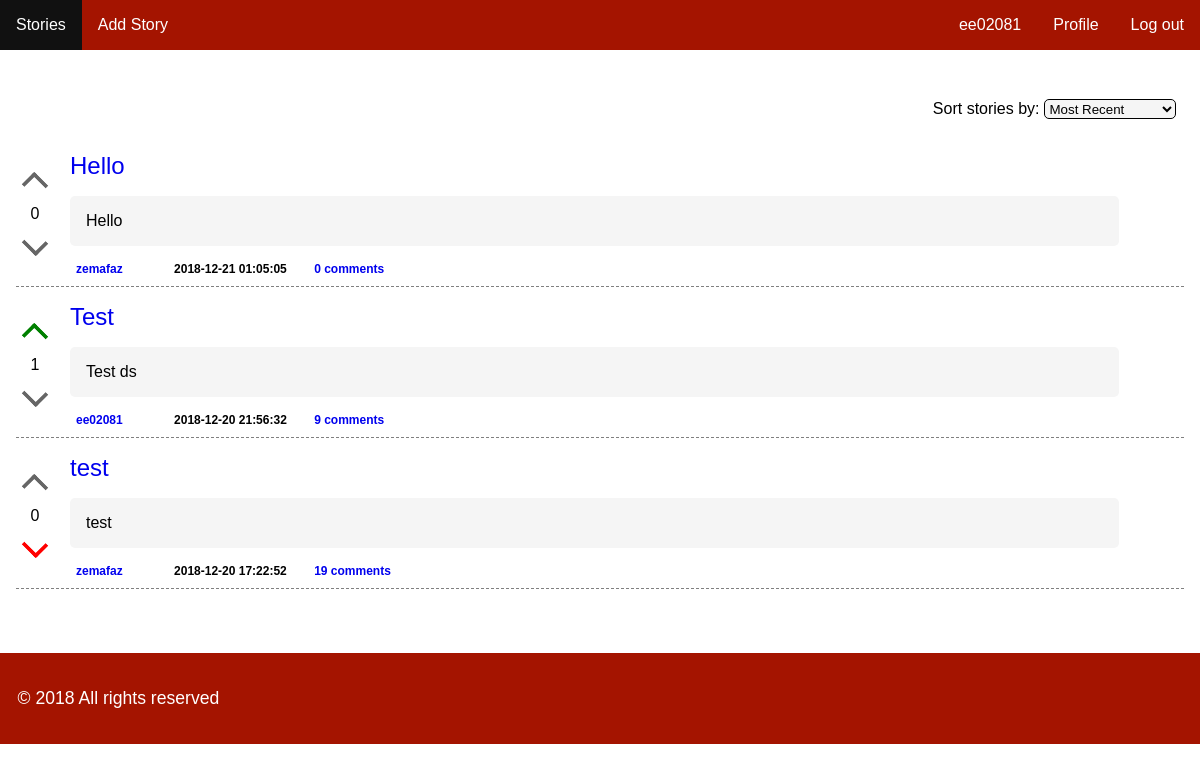
The page /pages/stories.php (signed in) on the database its author committed.
### tables this page shows
CREATE TABLE story (    
    id INTEGER PRIMARY KEY AUTOINCREMENT NOT NULL,
    channel_id INTEGER,
    user_id INTEGER,
    title VARCHAR NOT NULL,
    description VARCHAR NOT NULL,
    date DATETIME NOT NULL,
    karma INTEGER,
        FOREIGN KEY (channel_id) REFERENCES channel(id),
        FOREIGN KEY (user_id) REFERENCES user(id)
);

### pages/stories.php (called while the page is built)
<?php
	include_once('../config/init.php');
	include_once('../templates/header.php');
	include_once('../database/story.php');
	if(isset($_SESSION['username'])) {
		include_once('../database/user.php');
		$currentUser = getCurrentUser();
	}
	if(isset($_GET['sort'])) {
		$stories = getAllStories($_GET['sort']);
		$sort = $_GET['sort'];
	} else
		$stories = getAllStories("recent");
	include_once('../templates/list_stories.php');
	include_once('../templates/footer.php');
?>

### database/story.php (called while the page is built, shortened)
<?php
	function getAllStories($sort) {
		global $conn;
		switch($sort){
			case "recent":
				$stmt = $conn->prepare("SELECT story.*, COUNT(comment.story_id)as nrComm,  user.username as usrname FROM story left join comment on story.id=comment.story_id left join user on story.user_id=user.id group by story.id ORDER BY `date` DESC");
				break;
		}
		$stmt->execute();
		return $stmt->fetchAll();
	}
	function hasUserAlreadyUpvotedStory($user_id, $story_id)
	{
		global $conn;
		$stmt = $conn->prepare('SELECT * FROM voteStory WHERE user_id = ? AND story_id = ? AND up_down = 1');
		$stmt->execute(array($user_id, $story_id));
		return $stmt->fetchAll();
	}
	function hasUserAlreadyDownvotedStory($user_id, $story_id)
	{
		global $conn;
		$stmt = $conn->prepare('SELECT * FROM voteStory WHERE user_id = ? AND story_id = ? AND up_down = -1');
		$stmt->execute(array($user_id, $story_id));
		return $stmt->fetchAll();
	}
?>

### database/user.php (called while the page is built, shortened)
<?php
  function getCurrentUser()
  {
    global $conn;
    $access=$conn->prepare('SELECT * FROM user WHERE username=?');
    $access->execute(array($_SESSION['username']));
    $currentUser=$access->fetch();
    return $currentUser;
  }
?>

### templates/list_stories.php (the view, shortened to what this page needs)
<section id="stories">
	<form action="../actions/action_sort.php" method="POST" id='sort'>
		<div class="form-group">
		        <label for="sorting">Sort stories by: </label>
		        <select id="sorting" name="sort">
		            <option value="recent" <?php echo ( isset($sort) && $sort == 'recent' ? 'selected' : ''); ?>>Most Recent</option>
		        </select>
				</div>
		</form>
	<?php foreach ($stories as $key => $story) { ?>
		<article id = 'story-holder-<?php echo $story['id'] ?>' class="story">
			<div id = 'vote'>
				<a href="#story-holder-<?php echo $story['id'] ?>" onclick="upvoteStory('<?php echo $story["id"] ?>')" class="vote upvote <?php echo ( isset($currentUser) && hasUserAlreadyUpvotedStory($currentUser['id'], $story['id']) ? 'voted' : '' ) ?>">
					<div class="arrow-up"></div>
				</a>
				<div class="karma">
					<?php echo( is_null($story['karma']) ? '0' : $story['karma'] ); ?>
				</div>
				<a href="#story-holder-<?php echo $story['id'] ?>" onclick="downvoteStory('<?php echo $story["id"] ?>')" class="vote downvote <?php echo ( isset($currentUser) && hasUserAlreadyDownvotedStory($currentUser['id'], $story['id']) ? 'voted' : '' ) ?>">
					<div class="arrow-down"></div>
				</a>
			</div>
			<div id = 'listStory'>
				<div class = 'listStory-title'>
						<a href="../pages/story.php?id=<?php echo $story['id']; ?>">
							<?php echo $story['title']; ?>
						</a>
				</div>
				<div class="listStory-description">
					<?php echo $story['description']; ?>
				</div>
				<div class = 'listStory-footer'>
					<a class="author" href="../pages/profile.php?profile=<?php echo $story['usrname']; ?>"><?php echo $story['usrname']; ?></a>
					<span class="tags">
					</span>
					<span class="date">
						<?php echo $story['date']; ?>
					</span>
					<a class="comments" href="../pages/story.php?id=<?php echo $story['id']; ?>"><?php echo $story['nrComm']; ?> comments</a>
				</div>
			</div>
		</article>
		<?php } ?>
</section>

### css/allpages.css (style rules this page uses)
body { max-width: 1220px; min-height: 100vh; margin: 0 auto; font-family: 'Montserrat', sans-serif; -webkit-font-smoothing: antialiased; color: #000000; box-shadow: 0px 30px 40px rgba(0,0,0,.1); }

### css/main.css (style rules this page uses)
#listStory { width: 100%; }
select { border : 1px solid black; border-radius: 5px; padding: 0.5px; background-color: #F5F5F5; }
#stories { display: block; padding: 1em; }
#sort { margin-top: 25px; margin-bottom: 25px; text-align: right; }
#sort > * { padding: 0.5em; }
.story, #story { display:flex; align-items: center; padding-bottom: 10px; border-bottom: 1px dashed gray; margin-top: 1em; }
#vote { display: block; text-align: center; }
.arrow-up { position: relative; display: inline-block; vertical-align: middle; color: #666; box-sizing: border-box; width: 18px; height: 20px; border-width: 4px 4px 0 0; border-style: solid; margin: 10px; border-radius: 0 2px 0 0; transform: rotate(-45deg); }
.voted .arrow-up, .arrow-up:hover { color: green; }
.arrow-down { position: relative; display: inline-block; vertical-align: middle; color: #666; box-sizing: border-box; width: 18px; height: 20px; border-width: 4px 4px 0 0; border-style: solid; margin: 10px; border-radius: 0 2px 0 0; transform: rotate(135deg); }
.voted .arrow-down, .arrow-down:hover { color: red; }
.listStory-title { padding: 0em 1em 1em 1em; }
.listStory-title > * { text-decoration: none; font-size: 24px; }
.listStory-description { margin: 0em 1em 1em 1em; border-radius: 5px; background-color: #F5F5F5; text-align: justify; width: 90%; padding: 1rem; }
.listStory-footer { padding: 0rem 1rem 0rem 1rem; font-size: 12px; }
.listStory-footer > * { margin-right: 1em; padding: 0.5em; border-radius: 5px; text-align: center; font-weight: bold; text-decoration-line: none; text-decoration-color: blue; border-radius: 5px; }

### rows shown on the page
story: karma "0", title "Hello", description "Hello", usrname "zemafaz", date "2018-12-21 01:05:05", nrComm "0"
story: karma "1", title "Test", description "Test ds", usrname "ee02081", date "2018-12-20 21:56:32", nrComm "9"
story: karma "0", title "test", description "test", usrname "zemafaz", date "2018-12-20 17:22:52", nrComm "19"

### other values the page prints
$_SESSION['username'] "ee02081"
